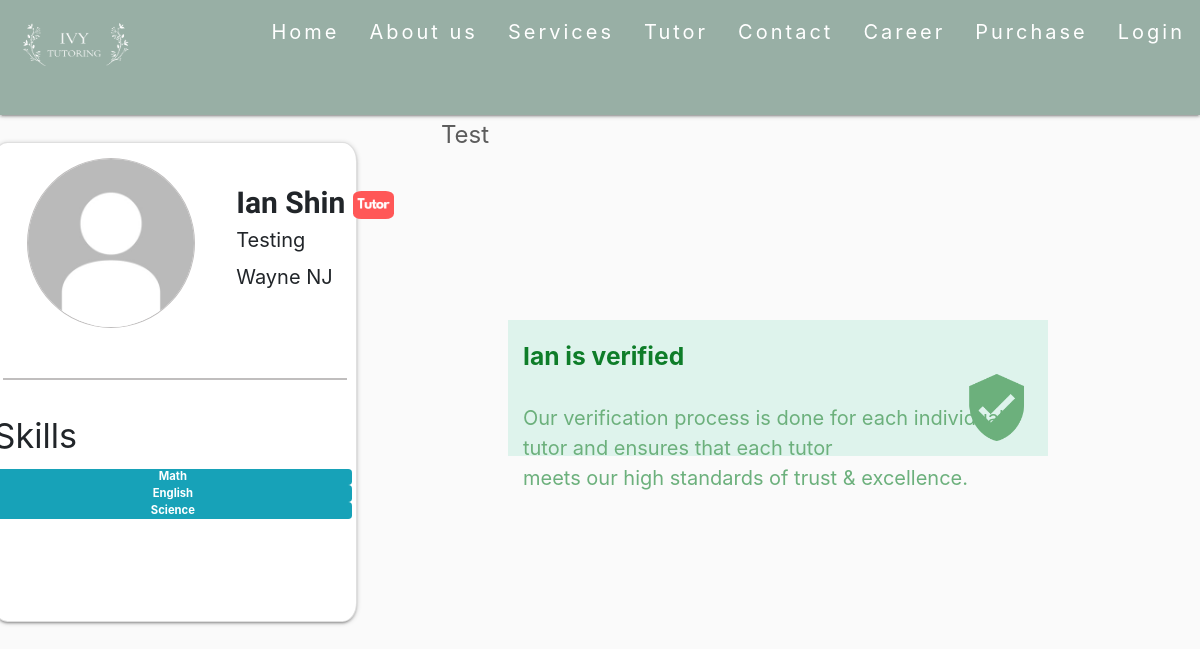
The page /Profile/IanShin/ on the database as committed earlier.
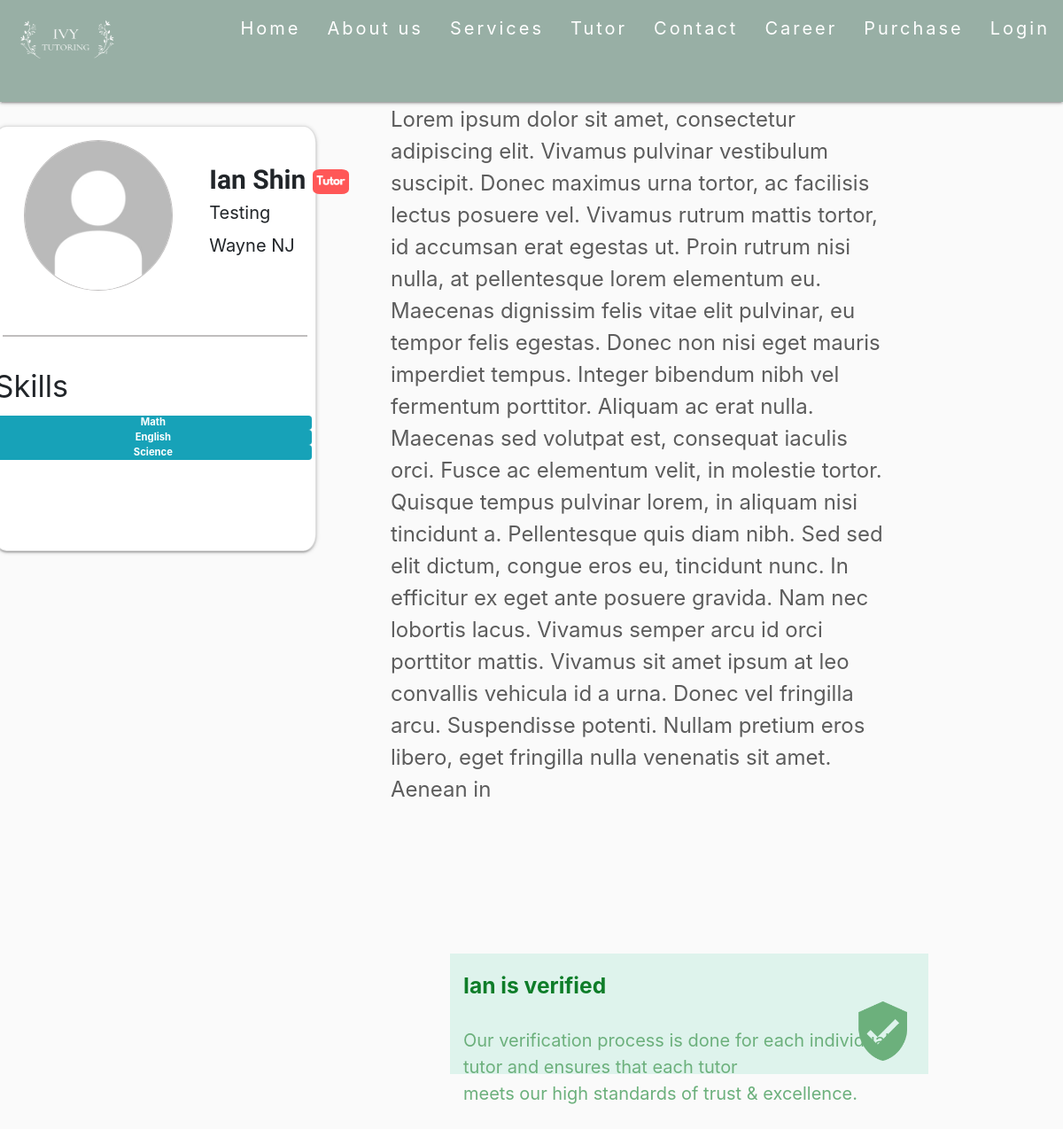
The same page on the database as committed later.
### main/models.py (models this page shows, shortened)
class Profile(models.Model):
	user = models.OneToOneField(User,on_delete = models.CASCADE,default= None)
	pro_pic =  models.ImageField(upload_to = 'profilePics', blank = True, null = True)
	descript = models.CharField(max_length = 50, blank = True)
	intro = models.CharField(max_length = 1000, blank = True)
	city = models.CharField(max_length= 100,blank = True)
	state = models.CharField(max_length = 100,blank = True)
	tags = TaggableManager(blank = True)

class User(AbstractUser):
	email_confirm = models.BooleanField(default=False)

### main/views.py (the view)
# urls.py: path("Profile/<str:username>/",views.profile,name = "profile"),
def profile(request, username):
	test = (User.objects.get(username=username))
	person = Profile.objects.get(user=test)
	return render(request,'main/Profile.html',{'person':person})

### main/templates/main/Profile.html (shortened to what this page needs)
{% load widget_tweaks %}
{% load static %}
<head>
    <link rel="stylesheet" href="https://cdnjs.cloudflare.com/ajax/libs/materialize/1.0.0/css/materialize.min.css">
    <link rel="stylesheet" href="https://stackpath.bootstrapcdn.com/bootstrap/4.3.1/css/bootstrap.min.css">
</head>
{%include "main/HeadNav.html" %}
<body>
    <div class="container bcontent">
        <div class="card">
            <div class="row no-gutters">
                <div class="col-sm-5">
                    {% if request.user.profile.pro_pic %}
                        <img class="card-img" src="{{ request.user.profile.pro_pic.url }}">
                    {% else %}
                        <img class="card-img" src="{%static 'media/Default.jpg' %}">
                    {% endif %}
                </div>
                <div class="col-sm-7">
                        <div class="card-body">
                            <h4>
                                <b style = 'font-family: Ubuntu, "times new roman", times, roman, serif; font-size:30px;'>
                                    {{person.user.first_name}} {{person.user.last_name}}
                                    <img class="img" style  = "width:15%;border-radius: 20%;" src="{%static 'media\TutorSticker.png' %}">
                                </b>
                                <div class="card-text" style = "width:500px;max-width:-webkit-fill-available; font-size:20px;">
                                    {%render_field person.descript %}
                                    <br>
                                    {{person.city}} {{person.state}}
                                </div>
                            </h4>
                    </div>
                </div>
            </div>
            <hr style = "position:relative; margin-left: auto; margin-right:auto;
             width: 95%;height:2px;border:none;color:#c0bebe;background-color:#c0bebe;">
             <h4>Skills</h4>
             {% for tag in person.tags.all %}
            <a href="#" class="mr-1 badge badge-info">{{ tag }}</a>
            {% endfor %}
        </div>
    </div>
</body>
<div class = "writingSection">
    <div class = "container" >
        <h2> Hi, I'm {{person.user.first_name}}</h2>
        <div class = "", style = "text-align: left; color:#5C5C5C;">
            <font size = "5">
                {{person.intro | safe }}
            </font>
        </div>
    </div>
</div>
<div class="container-fluid">
    <h5 style = "line-height:300%; font-weight: bolder; color:#0E7D29;">{{person.user.first_name}} is verified</h5>
    <p style = "font-size:20px;color:#6CB07C"> Our verification process is done for each individual tutor and ensures
        that each tutor <br> meets our high standards of trust & excellence.</p>
        <img class="shield-img" src="{%static 'media\Shield.png' %}">
  </div>

Rows that differ between the two databases and show on the page:
changed Profile "Testing": intro "Test" → "Lorem ipsum dolor sit amet, consectetur adipiscing elit. Vivamus pulvinar vestibulum suscipit. Donec maximus urna tortor, ac facilisis lectus posuere vel. Vivamus rutrum mattis tortor, id accumsan erat egestas ut. Proin rutrum nisi nulla, at pellentesque lorem elementum eu. Maecenas dignissim felis vitae elit pulvinar, eu tempor felis egestas. Donec non nisi eget mauris imperdiet tempus. Integer bibendum nibh vel fermentum porttitor. Aliquam ac erat nulla. Maecenas sed volutpat est, consequat iaculis orci. Fusce ac elementum velit, in molestie tortor. Quisque tempus pulvinar lorem, in aliquam nisi tincidunt a. Pellentesque quis diam nibh. Sed sed elit dictum, congue eros eu, tincidunt nunc.…"
